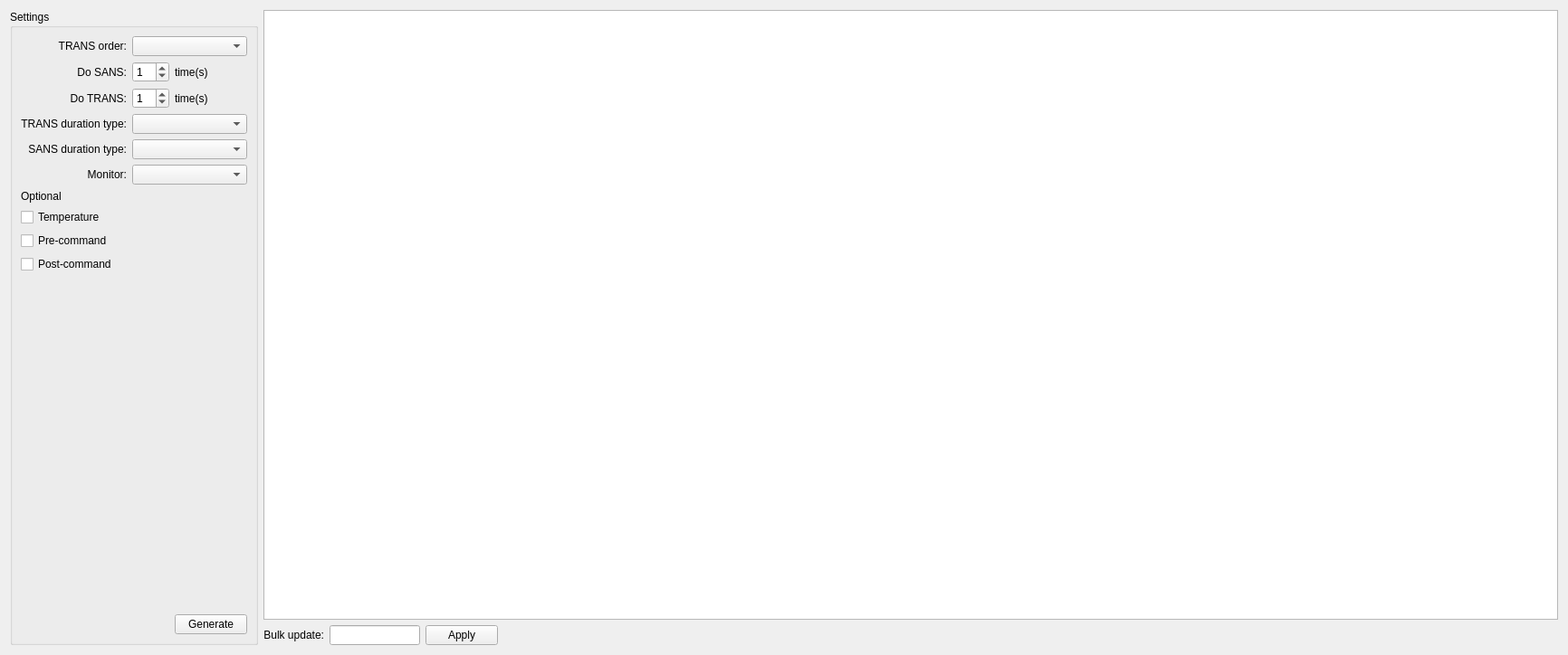
<?xml version="1.0" encoding="UTF-8"?>
<ui version="4.0">
 <class>Form</class>
 <widget class="QWidget" name="Form">
  <property name="geometry">
   <rect>
    <x>0</x>
    <y>0</y>
    <width>1732</width>
    <height>724</height>
   </rect>
  </property>
  <property name="windowTitle">
   <string>Form</string>
  </property>
  <layout class="QHBoxLayout" name="horizontalLayout">
   <item>
    <widget class="QGroupBox" name="groupBoxSettings">
     <property name="minimumSize">
      <size>
       <width>200</width>
       <height>0</height>
      </size>
     </property>
     <property name="title">
      <string>Settings</string>
     </property>
     <layout class="QGridLayout" name="gridLayout">
      <property name="sizeConstraint">
       <enum>QLayout::SetMinAndMaxSize</enum>
      </property>
      <item row="2" column="2">
       <widget class="QLabel" name="label_4">
        <property name="layoutDirection">
         <enum>Qt::LeftToRight</enum>
        </property>
        <property name="text">
         <string>time(s)</string>
        </property>
        <property name="alignment">
         <set>Qt::AlignLeading|Qt::AlignLeft|Qt::AlignVCenter</set>
        </property>
       </widget>
      </item>
      <item row="2" column="0">
       <widget class="QLabel" name="label_5">
        <property name="layoutDirection">
         <enum>Qt::LeftToRight</enum>
        </property>
        <property name="text">
         <string>Do TRANS:</string>
        </property>
        <property name="alignment">
         <set>Qt::AlignRight|Qt::AlignTrailing|Qt::AlignVCenter</set>
        </property>
       </widget>
      </item>
      <item row="9" column="0">
       <widget class="QCheckBox" name="chkShowPreCommand">
        <property name="text">
         <string>Pre-command</string>
        </property>
       </widget>
      </item>
      <item row="4" column="1" colspan="2">
       <widget class="QComboBox" name="comboSansDurationType"/>
      </item>
      <item row="0" column="1" colspan="2">
       <widget class="QComboBox" name="comboTransOrder">
        <property name="minimumSize">
         <size>
          <width>120</width>
          <height>0</height>
         </size>
        </property>
       </widget>
      </item>
      <item row="1" column="0">
       <widget class="QLabel" name="label_2">
        <property name="layoutDirection">
         <enum>Qt::LeftToRight</enum>
        </property>
        <property name="text">
         <string>Do SANS:</string>
        </property>
        <property name="alignment">
         <set>Qt::AlignRight|Qt::AlignTrailing|Qt::AlignVCenter</set>
        </property>
       </widget>
      </item>
      <item row="1" column="1">
       <widget class="QSpinBox" name="sbSansTimes">
        <property name="value">
         <number>1</number>
        </property>
       </widget>
      </item>
      <item row="1" column="2">
       <widget class="QLabel" name="label_3">
        <property name="layoutDirection">
         <enum>Qt::LeftToRight</enum>
        </property>
        <property name="text">
         <string>time(s)</string>
        </property>
        <property name="alignment">
         <set>Qt::AlignLeading|Qt::AlignLeft|Qt::AlignVCenter</set>
        </property>
       </widget>
      </item>
      <item row="12" column="2">
       <widget class="QPushButton" name="generateScriptButton">
        <property name="text">
         <string>Generate</string>
        </property>
       </widget>
      </item>
      <item row="0" column="0">
       <widget class="QLabel" name="label">
        <property name="layoutDirection">
         <enum>Qt::LeftToRight</enum>
        </property>
        <property name="text">
         <string>TRANS order:</string>
        </property>
        <property name="alignment">
         <set>Qt::AlignRight|Qt::AlignTrailing|Qt::AlignVCenter</set>
        </property>
       </widget>
      </item>
      <item row="3" column="1" colspan="2">
       <widget class="QComboBox" name="comboTransDurationType"/>
      </item>
      <item row="11" column="1">
       <spacer name="verticalSpacer">
        <property name="orientation">
         <enum>Qt::Vertical</enum>
        </property>
        <property name="sizeHint" stdset="0">
         <size>
          <width>20</width>
          <height>40</height>
         </size>
        </property>
       </spacer>
      </item>
      <item row="4" column="0">
       <widget class="QLabel" name="label_9">
        <property name="text">
         <string>SANS duration type:</string>
        </property>
        <property name="alignment">
         <set>Qt::AlignRight|Qt::AlignTrailing|Qt::AlignVCenter</set>
        </property>
       </widget>
      </item>
      <item row="10" column="0">
       <widget class="QCheckBox" name="chkShowPostCommand">
        <property name="text">
         <string>Post-command</string>
        </property>
       </widget>
      </item>
      <item row="2" column="1">
       <widget class="QSpinBox" name="sbTransTimes">
        <property name="value">
         <number>1</number>
        </property>
       </widget>
      </item>
      <item row="6" column="0">
       <widget class="QLabel" name="label_6">
        <property name="text">
         <string>Optional</string>
        </property>
       </widget>
      </item>
      <item row="3" column="0">
       <widget class="QLabel" name="label_7">
        <property name="text">
         <string>TRANS duration type:</string>
        </property>
        <property name="alignment">
         <set>Qt::AlignRight|Qt::AlignTrailing|Qt::AlignVCenter</set>
        </property>
       </widget>
      </item>
      <item row="5" column="0">
       <widget class="QLabel" name="labelMonitor">
        <property name="text">
         <string>Monitor:</string>
        </property>
        <property name="alignment">
         <set>Qt::AlignRight|Qt::AlignTrailing|Qt::AlignVCenter</set>
        </property>
       </widget>
      </item>
      <item row="5" column="1" colspan="2">
       <widget class="QComboBox" name="comboMonitor"/>
      </item>
      <item row="8" column="0">
       <widget class="QCheckBox" name="chkShowTempColumn">
        <property name="text">
         <string>Temperature</string>
        </property>
       </widget>
      </item>
     </layout>
    </widget>
   </item>
   <item>
    <layout class="QVBoxLayout" name="verticalLayout">
     <item>
      <widget class="QTableView" name="tableView"/>
     </item>
     <item>
      <layout class="QHBoxLayout" name="horizontalLayout_3">
       <item>
        <widget class="QLabel" name="label_8">
         <property name="text">
          <string>Bulk update:</string>
         </property>
         <property name="alignment">
          <set>Qt::AlignRight|Qt::AlignTrailing|Qt::AlignVCenter</set>
         </property>
        </widget>
       </item>
       <item>
        <widget class="QLineEdit" name="txtValue">
         <property name="maximumSize">
          <size>
           <width>100</width>
           <height>16777215</height>
          </size>
         </property>
        </widget>
       </item>
       <item>
        <widget class="QPushButton" name="bulkUpdateButton">
         <property name="text">
          <string>Apply</string>
         </property>
        </widget>
       </item>
       <item>
        <spacer name="horizontalSpacer_2">
         <property name="orientation">
          <enum>Qt::Horizontal</enum>
         </property>
         <property name="sizeHint" stdset="0">
          <size>
           <width>40</width>
           <height>20</height>
          </size>
         </property>
        </spacer>
       </item>
      </layout>
     </item>
    </layout>
   </item>
  </layout>
 </widget>
 <resources/>
 <connections/>
</ui>
